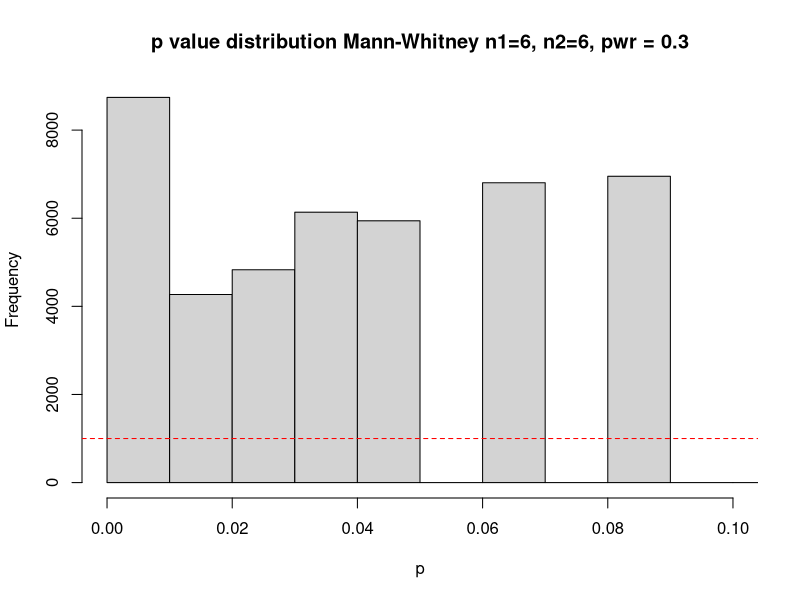
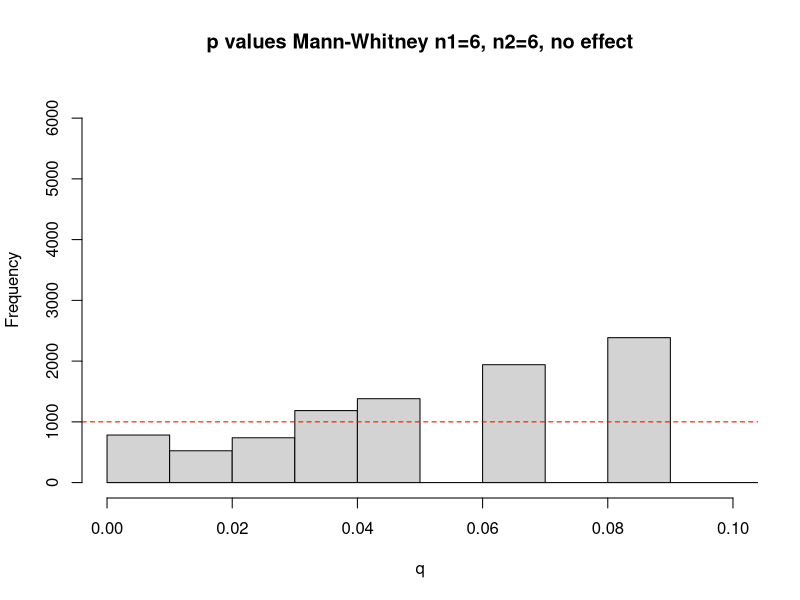
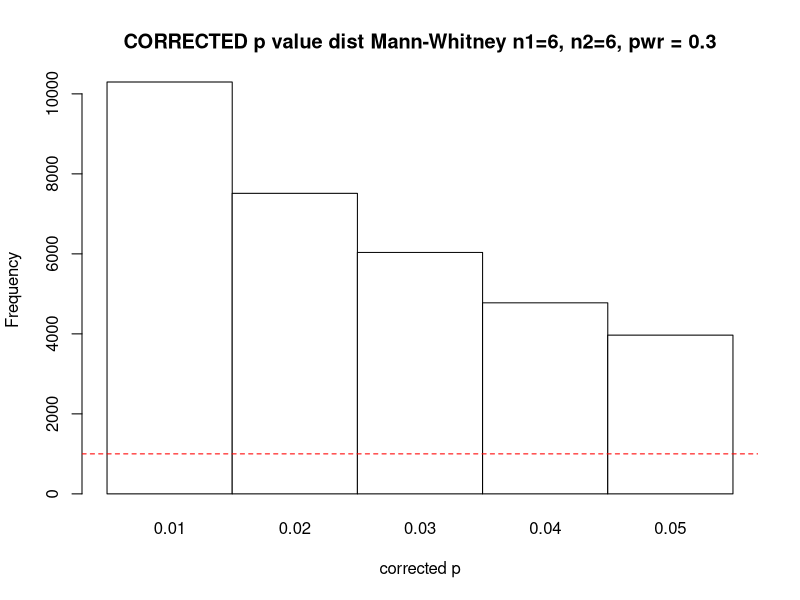

Write the R code that produced these figures, in order.
## P value distributions with peak P 0.03 - 0.05 without p hacking
## p value distributions of Mann Whitney U test, low power and small sample size
p <- NULL

set.seed(1739)
for(i in 1:100000){
  sample1 <- rnorm(6, 111.1, 15)

  sample2 <- rnorm(6, 100, 15)

  p[i] <- wilcox.test(sample1, sample2, alternative = "greater")$p.value
}

## proportion significant
sum(p<0.05)/100000
## power = ~ 0.3

hist(p, xlim=c(0, 0.1), breaks=99, main="p value distribution Mann-Whitney n1=6, n2=6, pwr = 0.3")
abline(h=100000*0.01, col = "red", lty = 2)

## Similar result is obtained using exact rank test 


### Simulate null distribution

q <- NULL

for(i in 1:100000){
  sample1 <- rnorm(6, 100, 15)
  
  sample2 <- rnorm(6, 100, 15)
  
  q[i] <- wilcox.test(sample1, sample2, alternative = "greater")$p.value
}

## proportion significant
sum(q<0.05)/100000
## power = ~ 0.3

hist(q, xlim=c(0, 0.1), breaks=99, main="p values Mann-Whitney n1=6, n2=6, no effect")
abline(h=100000*0.01, col = "red", lty = 2)



### Correct p-value distribution for effect given null distribution
bin1 <- sum(q <= 0.01)
bin2 <- sum(0.01 < q & q <= 0.02)
bin3 <- sum(0.02 < q & q <= 0.03)
bin4 <- sum(0.03 < q & q <= 0.04)
bin5 <- sum(0.04 < q & q <= 0.05)


mean <- (bin1+bin2+bin3+bin4+bin5)/5

pbin1 <- sum(p <= 0.01)
pbin2 <- sum(0.01 < p & p <= 0.02)
pbin3 <- sum(0.02 < p & p <= 0.03)
pbin4 <- sum(0.03 < p & p <= 0.04)
pbin5 <- sum(0.04 < p & p <= 0.05)


p1 <- pbin1*mean/bin1
p2 <- pbin2*mean/bin2
p3 <- pbin3*mean/bin3
p4 <- pbin4*mean/bin4
p5 <- pbin5*mean/bin5

d <- data.frame(x = seq(0.01, 0.05, 0.01), y = as.numeric(c(p1, p2, p3, p4, p5)))


barplot(d$y, space = 0, names.arg = d$x, col = "white", 
        main="CORRECTED p value dist Mann-Whitney n1=6, n2=6, pwr = 0.3", xlab = "corrected p", ylab = "Frequency")
abline(h=100000*0.01, col = "red", lty = 2)

## copyright Benjamin Farrar

